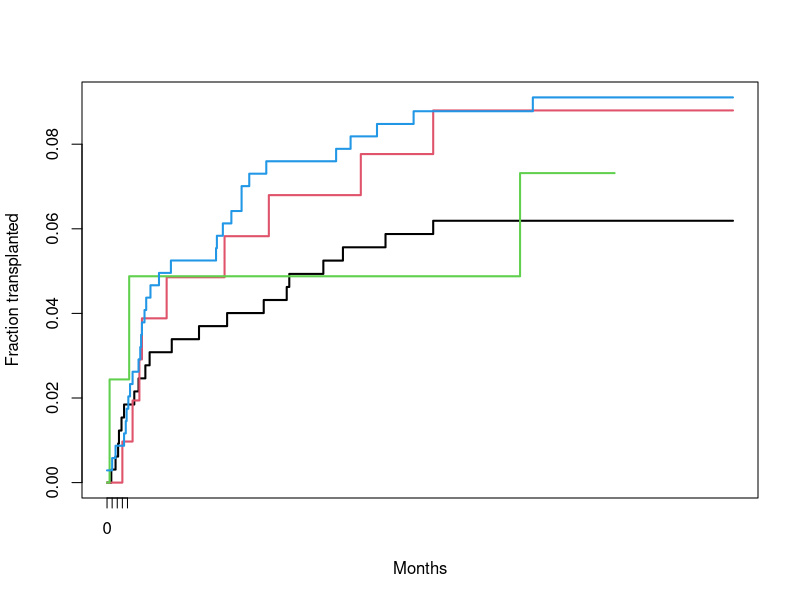
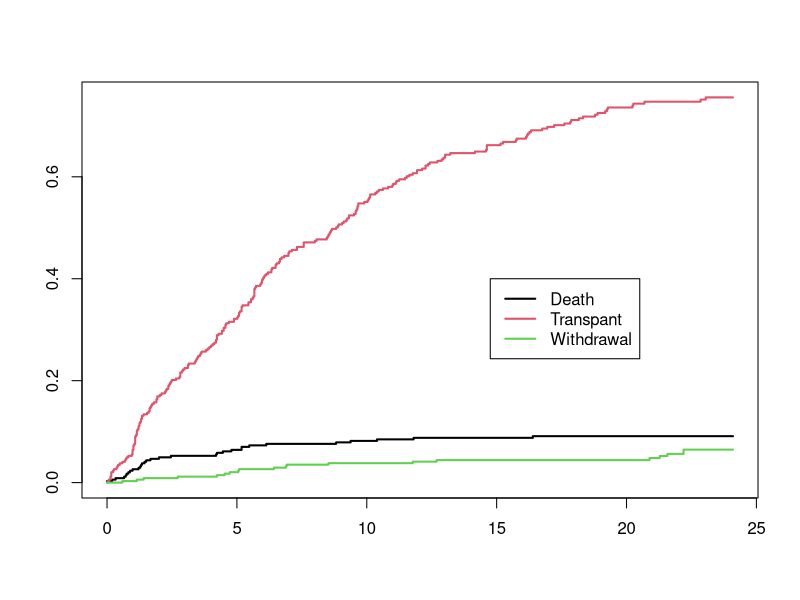

Source code (R) for these figures, in order:
library(survival)


### Name: transplant
### Title: Liver transplant waiting list
### Aliases: transplant
### Keywords: datasets

### ** Examples

#since event is a factor, survfit creates competing risk curves
pfit <- survfit(Surv(futime, event) ~ abo, transplant)
pfit[,2]  #time to liver transplant, by period
plot(pfit[,2], mark.time=FALSE, col=1:4, lwd=2, xmax=735,
       xscale=30.5, xlab="Months", ylab="Fraction transplanted",
       xaxt = 'n')
temp <- c(0, 6, 12, 18, 24)
axis(1, temp, temp)
legend(450, .35, levels(transplant$abo), lty=1, col=1:4, lwd=2, bty='n')

# competing risks for type O
plot(pfit[4,], xscale=30.5, xmax=735, col=1:3, lwd=2)
legend(450, .4, c("Death", "Transpant", "Withdrawal"), col=1:3, lwd=2)
